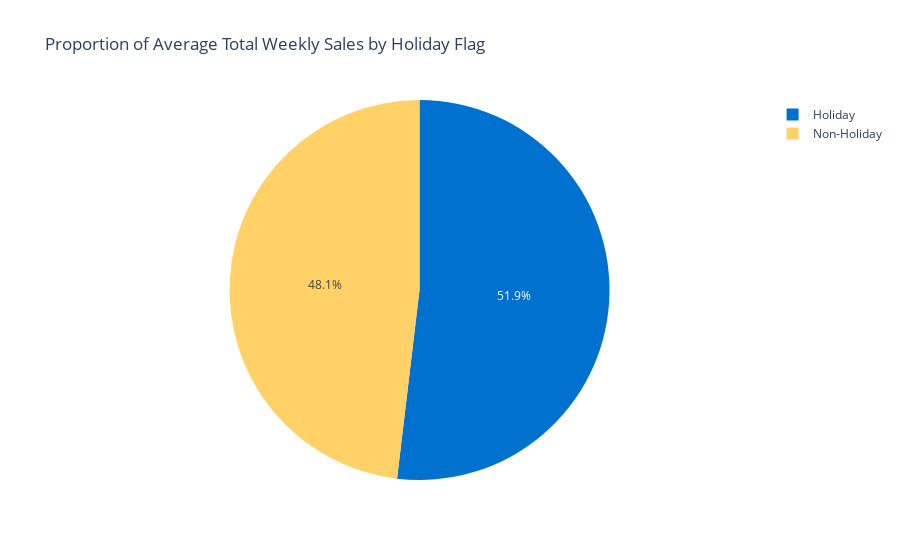

Source (notebook cell):
### Code cell
# Calculate total weekly sales for holiday and non-holiday weeks
total_sales_holiday = df[df['Holiday_Flag'] == 1]['Weekly_Sales'].mean()
total_sales_non_holiday = df[df['Holiday_Flag'] == 0]['Weekly_Sales'].mean()

# Create a DataFrame for the pie chart
pie_data = pd.DataFrame({'Holiday_Flag': ['Holiday', 'Non-Holiday'],
                         'Total_Weekly_Sales': [total_sales_holiday, total_sales_non_holiday]})

color_palette = ['#0071CE', '#FFD166']
# Create the interactive pie chart using Plotly
fig = px.pie(pie_data, values='Total_Weekly_Sales', names='Holiday_Flag',
             title='Proportion of Average Total Weekly Sales by Holiday Flag',
             color_discrete_sequence=color_palette)
fig.show()
# Save the figure as a PNG image with a transparent background
fig.update_layout(plot_bgcolor='rgba(0,0,0,0)', paper_bgcolor='rgba(0,0,0,0)')
pio.write_image(fig, 'total_weekly_sales_pie_chart_by_mean_sales.png')

### Figure 1 — Plotly figure (JSON) as saved in the notebook; plotly's stock layout.template omitted (floating-point values rounded to 4 significant figures)
{"data": [{"domain": {"x": [0, 1], "y": [0, 1]}, "hovertemplate": "Holiday_Flag=%{label}<br>Total_Weekly_Sales=%{value}<extra></extra>", "labels": ["Holiday", "Non-Holiday"], "legendgroup": "", "name": "", "showlegend": true, "type": "pie", "values": [1123000.0, 1041000.0]}], "layout": {"legend": {"tracegroupgap": 0}, "piecolorway": ["#0071CE", "#FFD166"], "title": {"text": "Proportion of Average Total Weekly Sales by Holiday Flag"}}}
